Frame 1 (no input): blank canvas, image omitted
Frame 60 (the mouse pressed at the canvas centre just before this capture): blank canvas, image omitted
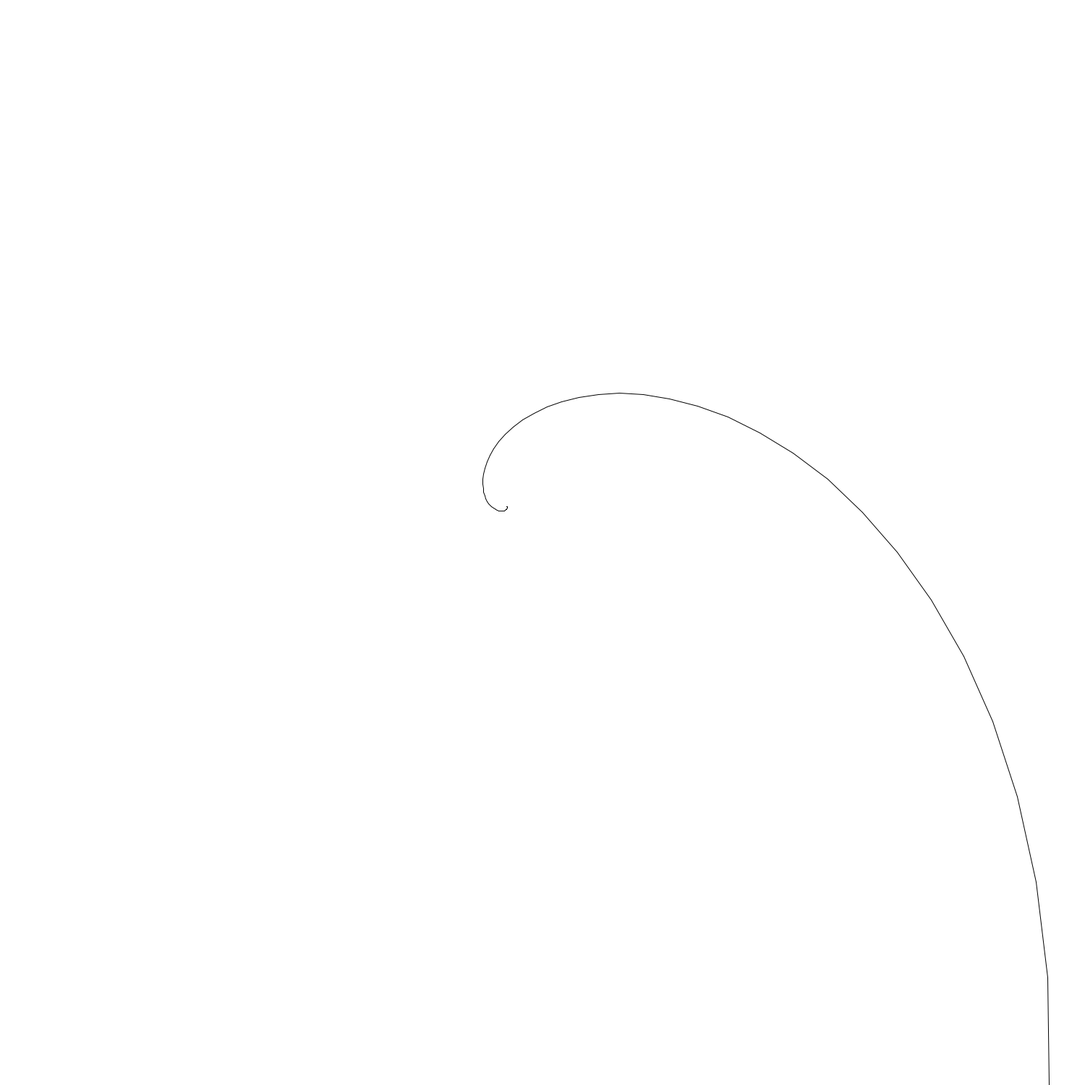
Frame 120 (the mouse held since frame 60 and released just before this capture)

The Processing sketch whose frames 1 and 60 were blank and that drew this single picture after the mouse press (run headless with seeded random() and noise(); from frame 60 on, the mouse is pressed at the canvas centre):

// Processing sketch: SpiraleE
// ── SpiraleE.pde
void setup() {
  size(1500, 1500);
  background(255,255,255);
}

float middlePointx = 700;
float middlePointy = 700;
float x = middlePointx;
float y = middlePointy;
float i = 0;
float radius = 1;

void draw()
{
  if(i <= 7200)
  {
    line(x, y, middlePointx + cos(i) * radius, middlePointy + sin(i) * radius);
    x = middlePointx + cos(i) * radius;
    y = middlePointy + sin(i) * radius;
    radius = (1 * pow((float) Math.E, i*1));
    i = i + 0.1;
  }
}
